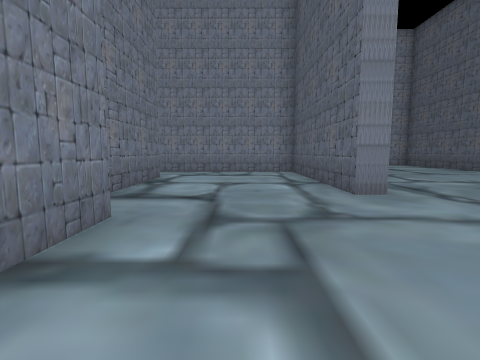
View 1 (above)

23 first-person views from a walk through a Unity game level. The camera is 1.3 m above the floor, tilts 6° down and sees 85° across. The floor is counted in squares, 2 m on a side. Each view is taken from the middle of a square. On the plan, view 1 faces up. The plan holds only what a view shows up to about 9 squares ahead; the rest is blank. The place goes on beyond the plan. The player is left out. Some surface patterns are stand-ins.

View 2
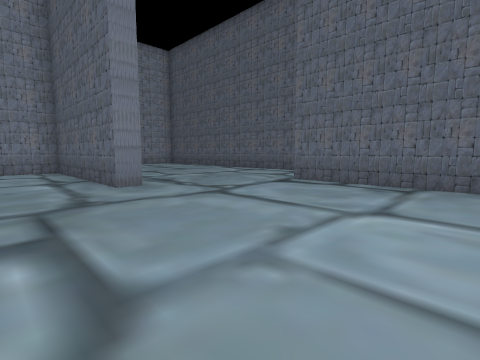

View 3
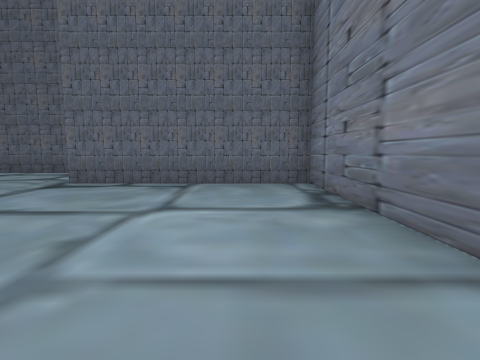

View 4
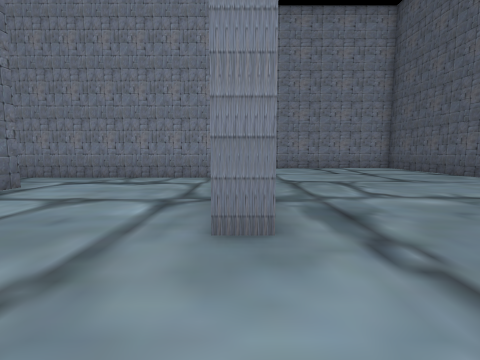

View 5
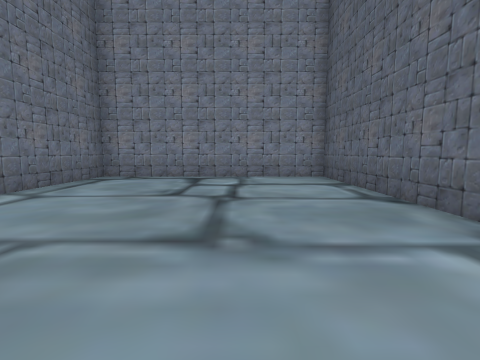

View 6
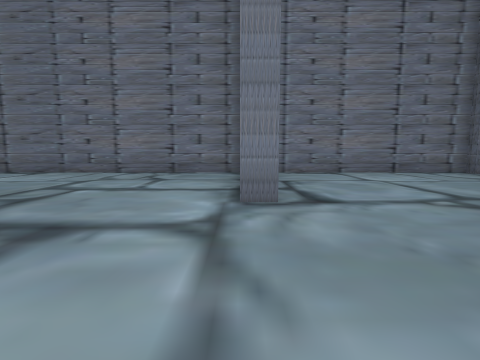

View 7
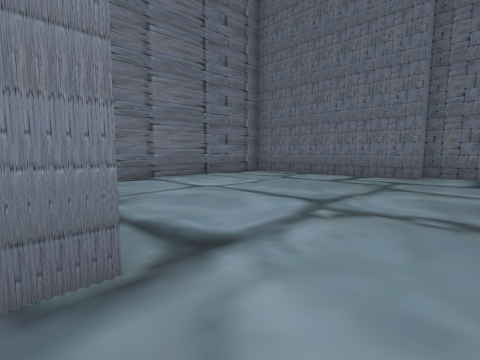

View 8
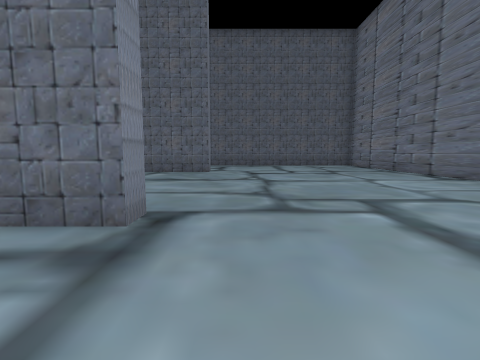

View 9
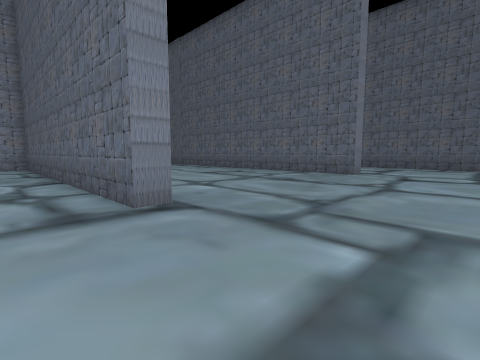

View 10
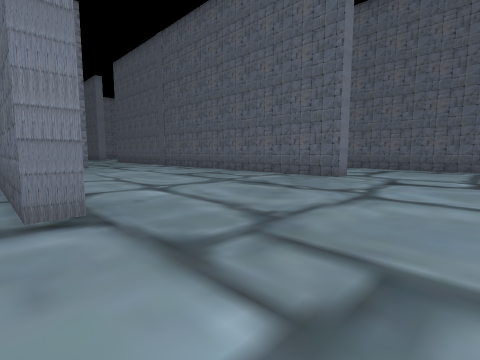

View 11
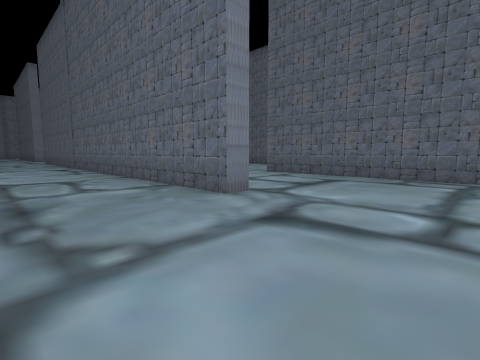

View 12
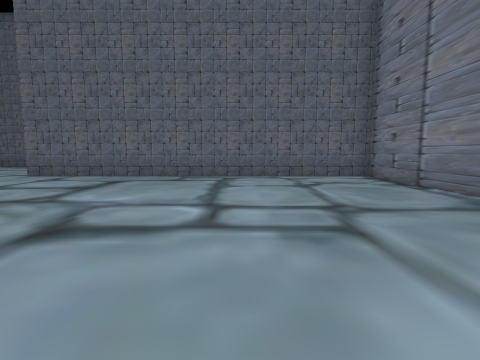

View 13
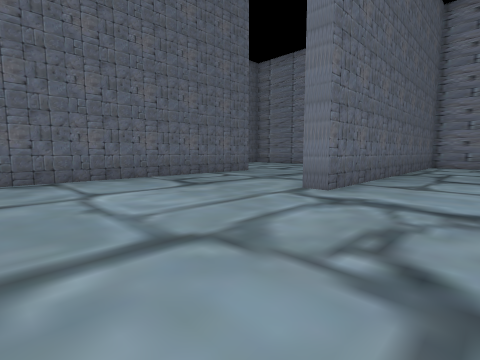

View 14
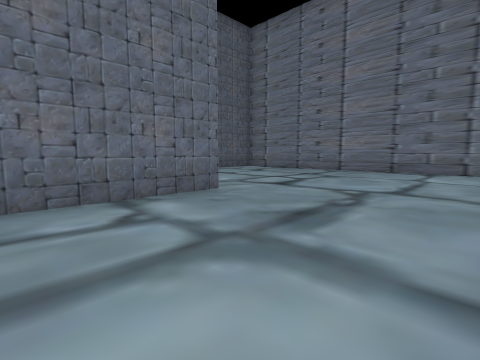

View 15
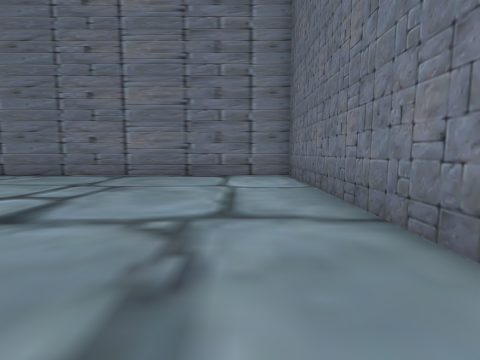

View 16
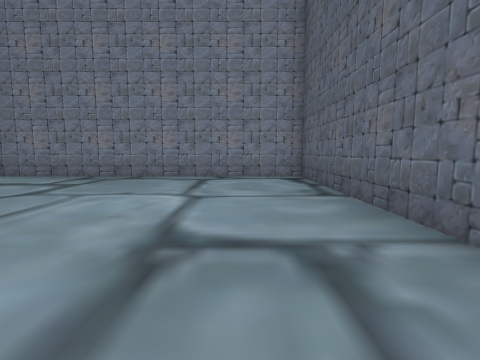

View 17
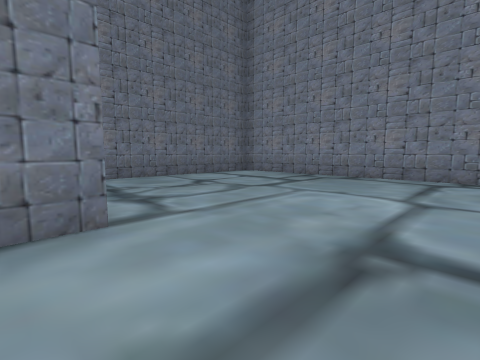

View 18
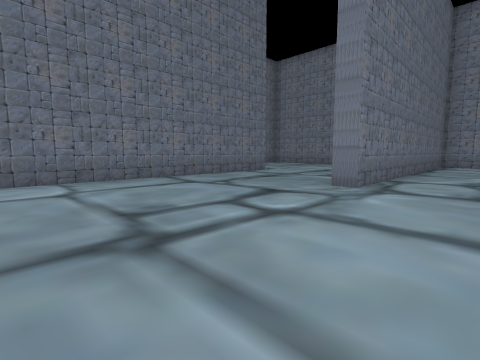

View 19
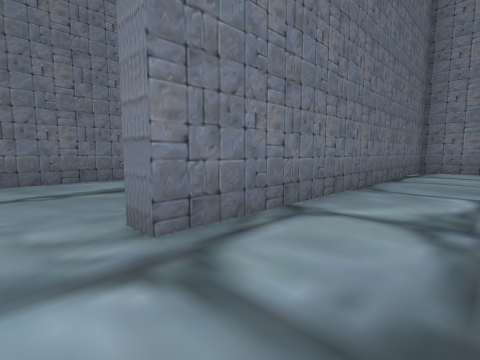

View 20
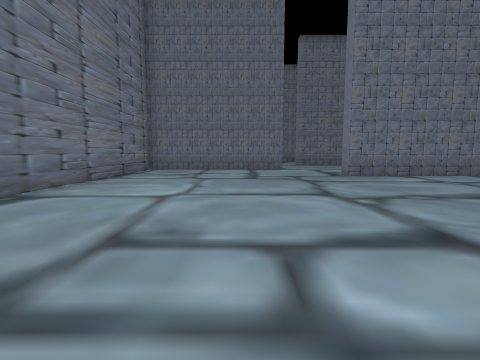

View 21
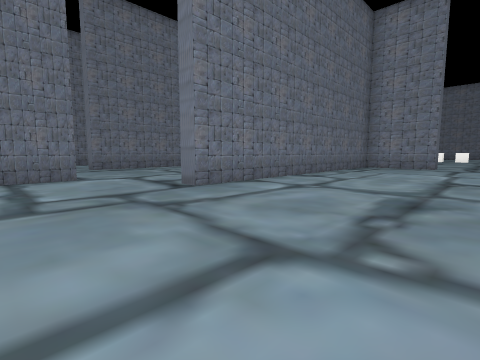

View 22
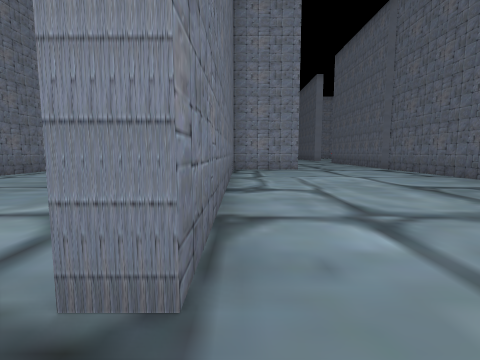

View 23
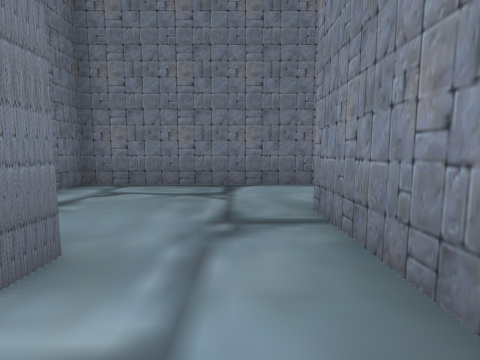

### Floor plan
Points are (right, up) in squares from view 1. A wall is a line through its corners. A room is listed if a view was taken in it or the views show most of it. See-through windows are left out.
Room 1 (views 1, 2, 3, 4, 5, 6, 7, 8, 23)
walls: (2.4, 4) (1.8, 4) (1.8, 8.8) (-1.6, 8.9); (8.3, 4) (8.3, 13.1) (2.3, 13.1) (2.3, 10); (-2.1, 6.9) (-2.1, 2.6) (-1.3, 2.6) (-1.3, -2.5) (5.5, -2.5) (5.5, 2.6) (6, 2.6) (6, 1.2)
ways out: opening at (7.8, 2.5) to room 2; opening at (-2, 7.5) to room 3
Room 2 (views 9, 10, 11, 12, 13, 14, 15, 16, 17, 18, 19, 20, 21, 22)
walls: (15.4, 4) (14.8, 4) (14.8, 12.1); (15.3, 12.1) (15.3, 8.1); (8.8, 11.4) (8.8, 4) (8.3, 4); (25.6, 13.1) (24.1, 13.1) (24.1, 4) (23.6, 4) (23.6, 13.1) (15.5, 13.1); (5.9, -2.5) (19.1, -2.5) (19.1, 6.9) (19.6, 6.9) (19.6, -2.5) (26.5, -2.5)
ways out: opening at (7.8, 2.5) to room 1; opening at (13, 12.3)
Room 3 (no view inside)
walls: (-2.6, 6.9) (-2.1, 6.9); (-6.3, 8.4) (-6.3, 4.8) (-5.4, 4.8); (-1.6, 8.9) (-4, 8.9)
ways out: opening at (-2, 7.5) to room 1; opening at (-5.5, 9)

Positions as (right, up) in squares from view 1, and headings:
1: (0, 0), facing up
2: (0, -1), facing up-right
3: (0, -1), facing right
4: (2, 2), facing up
5: (6, 6), facing up
6: (6, 6), facing down
7: (6, 4), facing down-left
8: (6, 3), facing right
9: (7, 1), facing up-right
10: (8, 1), facing up-right
11: (12, 1), facing up-right
12: (12, 1), facing right
13: (17, 11), facing down-right
14: (20, 7), facing down-right
15: (21, 5), facing down
16: (22, 6), facing up
17: (22, 6), facing up-left
18: (26, -1), facing up-left
19: (26, 3), facing up-left
20: (16, 1), facing left
21: (13, 1), facing up-left
22: (9, 3), facing up
23: (-1, 8), facing left
